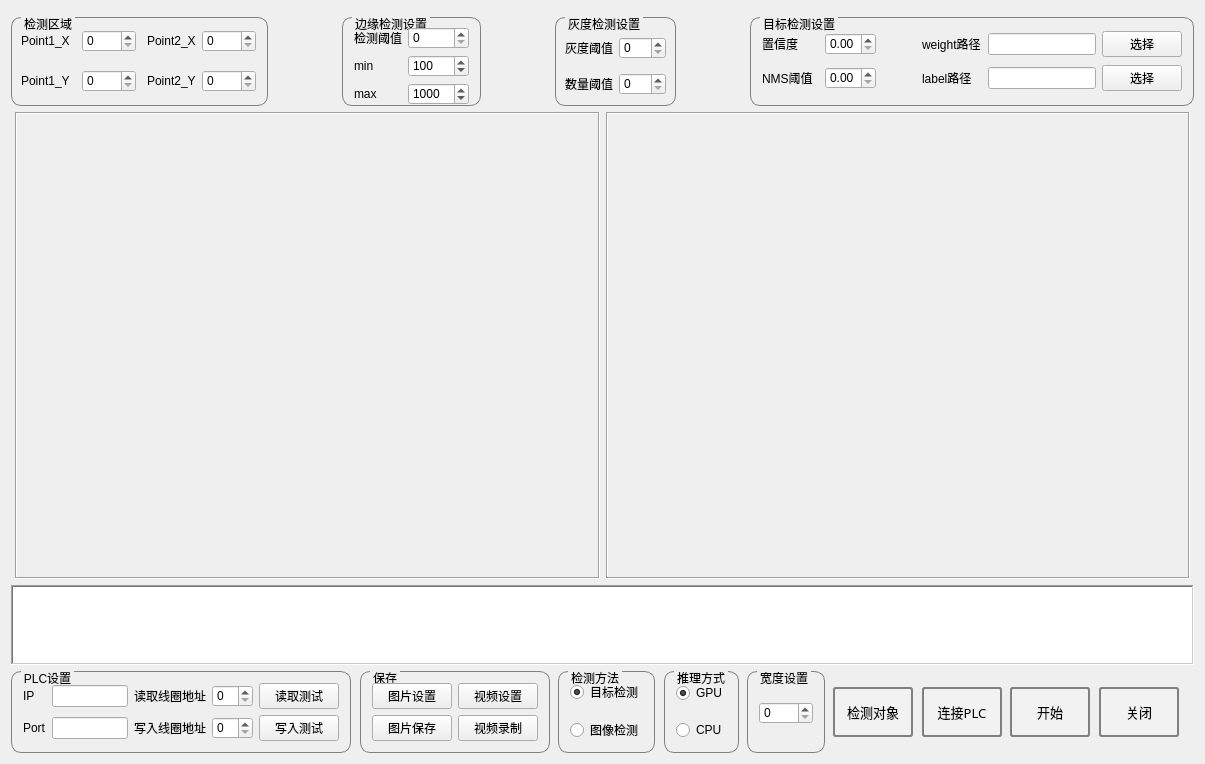
<?xml version="1.0" encoding="UTF-8"?>
<ui version="4.0">
 <class>MainWindowClass</class>
 <widget class="QMainWindow" name="MainWindowClass">
  <property name="geometry">
   <rect>
    <x>0</x>
    <y>0</y>
    <width>1205</width>
    <height>764</height>
   </rect>
  </property>
  <property name="windowTitle">
   <string>MainWindow</string>
  </property>
  <widget class="QWidget" name="centralWidget">
   <layout class="QGridLayout" name="gridLayout">
    <item row="1" column="0">
     <widget class="QWidget" name="widget_4" native="true">
      <layout class="QVBoxLayout" name="verticalLayout_2" stretch="0,10,0,0">
       <property name="leftMargin">
        <number>0</number>
       </property>
       <property name="topMargin">
        <number>0</number>
       </property>
       <property name="rightMargin">
        <number>0</number>
       </property>
       <property name="bottomMargin">
        <number>0</number>
       </property>
       <item>
        <widget class="QWidget" name="widget" native="true">
         <layout class="QHBoxLayout" name="horizontalLayout">
          <property name="spacing">
           <number>0</number>
          </property>
          <property name="leftMargin">
           <number>0</number>
          </property>
          <property name="topMargin">
           <number>0</number>
          </property>
          <property name="rightMargin">
           <number>0</number>
          </property>
          <property name="bottomMargin">
           <number>0</number>
          </property>
          <item>
           <widget class="QGroupBox" name="groupBox_3">
            <property name="styleSheet">
             <string notr="true">QGroupBox{
border-width:1px;
border-style:solid;
border-radius: 10px;
border-color:gray;
margin-top:3ex;
}
QGroupBox::title{
subcontrol-origin:margin;
subcontrol-position:top left;
left:10px;
margin-left:0px;
padding:0 1px;
}
</string>
            </property>
            <property name="title">
             <string>检测区域</string>
            </property>
            <layout class="QGridLayout" name="gridLayout_4">
             <property name="leftMargin">
              <number>9</number>
             </property>
             <property name="topMargin">
              <number>0</number>
             </property>
             <property name="bottomMargin">
              <number>0</number>
             </property>
             <item row="0" column="0" colspan="2">
              <widget class="QLabel" name="label_5">
               <property name="text">
                <string>Point1_X</string>
               </property>
              </widget>
             </item>
             <item row="0" column="3">
              <spacer name="horizontalSpacer_10">
               <property name="orientation">
                <enum>Qt::Horizontal</enum>
               </property>
               <property name="sizeHint" stdset="0">
                <size>
                 <width>5</width>
                 <height>20</height>
                </size>
               </property>
              </spacer>
             </item>
             <item row="0" column="4">
              <widget class="QLabel" name="label_8">
               <property name="text">
                <string>Point2_X</string>
               </property>
              </widget>
             </item>
             <item row="0" column="5">
              <widget class="QSpinBox" name="Point2_X">
               <property name="maximum">
                <number>1280</number>
               </property>
              </widget>
             </item>
             <item row="0" column="2">
              <widget class="QSpinBox" name="Point1_X">
               <property name="maximum">
                <number>1280</number>
               </property>
              </widget>
             </item>
             <item row="1" column="0">
              <widget class="QLabel" name="label_6">
               <property name="text">
                <string>Point1_Y</string>
               </property>
              </widget>
             </item>
             <item row="1" column="4">
              <widget class="QLabel" name="label_10">
               <property name="text">
                <string>Point2_Y</string>
               </property>
              </widget>
             </item>
             <item row="1" column="5">
              <widget class="QSpinBox" name="Point2_Y">
               <property name="maximum">
                <number>960</number>
               </property>
              </widget>
             </item>
             <item row="1" column="2">
              <widget class="QSpinBox" name="Point1_Y">
               <property name="maximum">
                <number>960</number>
               </property>
              </widget>
             </item>
            </layout>
           </widget>
          </item>
          <item>
           <spacer name="horizontalSpacer_3">
            <property name="orientation">
             <enum>Qt::Horizontal</enum>
            </property>
            <property name="sizeHint" stdset="0">
             <size>
              <width>40</width>
              <height>20</height>
             </size>
            </property>
           </spacer>
          </item>
          <item>
           <widget class="QGroupBox" name="groupBox_4">
            <property name="styleSheet">
             <string notr="true">QGroupBox{
border-width:1px;
border-style:solid;
border-radius: 10px;
border-color:gray;
margin-top:3ex;
}
QGroupBox::title{
subcontrol-origin:margin;
subcontrol-position:top left;
left:10px;
margin-left:0px;
padding:0 1px;
}
</string>
            </property>
            <property name="title">
             <string>边缘检测设置</string>
            </property>
            <layout class="QGridLayout" name="gridLayout_6">
             <property name="topMargin">
              <number>9</number>
             </property>
             <property name="bottomMargin">
              <number>0</number>
             </property>
             <item row="1" column="2">
              <widget class="QSpinBox" name="sizeBoxMin">
               <property name="maximum">
                <number>1000</number>
               </property>
               <property name="value">
                <number>100</number>
               </property>
              </widget>
             </item>
             <item row="2" column="2">
              <widget class="QSpinBox" name="sizeBoxMax">
               <property name="minimum">
                <number>100</number>
               </property>
               <property name="maximum">
                <number>10000</number>
               </property>
               <property name="value">
                <number>1000</number>
               </property>
              </widget>
             </item>
             <item row="0" column="0" colspan="2">
              <widget class="QLabel" name="label_11">
               <property name="text">
                <string>检测阈值</string>
               </property>
              </widget>
             </item>
             <item row="1" column="0">
              <widget class="QLabel" name="label_13">
               <property name="text">
                <string>min</string>
               </property>
              </widget>
             </item>
             <item row="0" column="2">
              <widget class="QSpinBox" name="threshold_value">
               <property name="maximum">
                <number>255</number>
               </property>
              </widget>
             </item>
             <item row="2" column="0">
              <widget class="QLabel" name="label_14">
               <property name="text">
                <string>max</string>
               </property>
              </widget>
             </item>
            </layout>
           </widget>
          </item>
          <item>
           <spacer name="horizontalSpacer_11">
            <property name="orientation">
             <enum>Qt::Horizontal</enum>
            </property>
            <property name="sizeHint" stdset="0">
             <size>
              <width>40</width>
              <height>20</height>
             </size>
            </property>
           </spacer>
          </item>
          <item>
           <widget class="QGroupBox" name="groupBox_2">
            <property name="styleSheet">
             <string notr="true">QGroupBox{
border-width:1px;
border-style:solid;
border-radius: 10px;
border-color:gray;
margin-top:0.5ex;
}
QGroupBox::title{
subcontrol-origin:margin;
subcontrol-position:top left;
left:10px;
bottom:5px
margin-left:0px;
padding:0 1px;
}
</string>
            </property>
            <property name="title">
             <string>灰度检测设置</string>
            </property>
            <layout class="QGridLayout" name="gridLayout_3">
             <property name="leftMargin">
              <number>9</number>
             </property>
             <property name="topMargin">
              <number>11</number>
             </property>
             <property name="rightMargin">
              <number>9</number>
             </property>
             <property name="bottomMargin">
              <number>0</number>
             </property>
             <item row="0" column="0">
              <widget class="QLabel" name="label">
               <property name="text">
                <string>灰度阈值</string>
               </property>
              </widget>
             </item>
             <item row="0" column="1">
              <widget class="QSpinBox" name="grayBox">
               <property name="maximum">
                <number>255</number>
               </property>
              </widget>
             </item>
             <item row="1" column="0">
              <widget class="QLabel" name="label_2">
               <property name="text">
                <string>数量阈值</string>
               </property>
              </widget>
             </item>
             <item row="1" column="1">
              <widget class="QSpinBox" name="numBox"/>
             </item>
            </layout>
           </widget>
          </item>
          <item>
           <spacer name="horizontalSpacer_15">
            <property name="orientation">
             <enum>Qt::Horizontal</enum>
            </property>
            <property name="sizeHint" stdset="0">
             <size>
              <width>40</width>
              <height>20</height>
             </size>
            </property>
           </spacer>
          </item>
          <item>
           <widget class="QGroupBox" name="groupBox_6">
            <property name="sizePolicy">
             <sizepolicy hsizetype="Preferred" vsizetype="Preferred">
              <horstretch>0</horstretch>
              <verstretch>0</verstretch>
             </sizepolicy>
            </property>
            <property name="focusPolicy">
             <enum>Qt::NoFocus</enum>
            </property>
            <property name="contextMenuPolicy">
             <enum>Qt::DefaultContextMenu</enum>
            </property>
            <property name="styleSheet">
             <string notr="true">QGroupBox{
border-width:1px;
border-style:solid;
border-radius: 10px;
border-color:gray;
margin-top:3ex;
}
QGroupBox::title{
subcontrol-origin:margin;
subcontrol-position:top left;
left:10px;
margin-left:0px;
padding:0 1px;
}
</string>
            </property>
            <property name="title">
             <string>目标检测设置</string>
            </property>
            <property name="checkable">
             <bool>false</bool>
            </property>
            <layout class="QGridLayout" name="gridLayout_8">
             <item row="0" column="6">
              <widget class="QLabel" name="label_17">
               <property name="text">
                <string>weight路径</string>
               </property>
              </widget>
             </item>
             <item row="1" column="2">
              <widget class="QDoubleSpinBox" name="iouThreshold">
               <property name="maximum">
                <double>1.000000000000000</double>
               </property>
               <property name="stepType">
                <enum>QAbstractSpinBox::AdaptiveDecimalStepType</enum>
               </property>
              </widget>
             </item>
             <item row="1" column="0">
              <widget class="QLabel" name="label_16">
               <property name="text">
                <string>NMS阈值</string>
               </property>
              </widget>
             </item>
             <item row="1" column="6">
              <widget class="QLabel" name="label_18">
               <property name="text">
                <string>label路径</string>
               </property>
              </widget>
             </item>
             <item row="0" column="8">
              <widget class="QPushButton" name="weightChoose">
               <property name="text">
                <string>选择</string>
               </property>
              </widget>
             </item>
             <item row="1" column="8">
              <widget class="QPushButton" name="labelChoose">
               <property name="text">
                <string>选择</string>
               </property>
              </widget>
             </item>
             <item row="0" column="0" colspan="2">
              <widget class="QLabel" name="label_15">
               <property name="text">
                <string>置信度</string>
               </property>
              </widget>
             </item>
             <item row="0" column="2">
              <widget class="QDoubleSpinBox" name="confThreshold">
               <property name="decimals">
                <number>2</number>
               </property>
               <property name="maximum">
                <double>1.000000000000000</double>
               </property>
               <property name="stepType">
                <enum>QAbstractSpinBox::AdaptiveDecimalStepType</enum>
               </property>
              </widget>
             </item>
             <item row="1" column="7">
              <widget class="QLineEdit" name="labelChose_2"/>
             </item>
             <item row="0" column="3">
              <spacer name="horizontalSpacer_16">
               <property name="orientation">
                <enum>Qt::Horizontal</enum>
               </property>
               <property name="sizeHint" stdset="0">
                <size>
                 <width>40</width>
                 <height>20</height>
                </size>
               </property>
              </spacer>
             </item>
             <item row="0" column="7">
              <widget class="QLineEdit" name="weightChose_2"/>
             </item>
            </layout>
           </widget>
          </item>
          <item>
           <widget class="QWidget" name="widget_8" native="true">
            <layout class="QGridLayout" name="gridLayout_2">
             <property name="leftMargin">
              <number>0</number>
             </property>
             <property name="topMargin">
              <number>0</number>
             </property>
             <property name="rightMargin">
              <number>0</number>
             </property>
             <property name="bottomMargin">
              <number>0</number>
             </property>
            </layout>
           </widget>
          </item>
         </layout>
        </widget>
       </item>
       <item>
        <widget class="QWidget" name="widget_2" native="true">
         <layout class="QHBoxLayout" name="horizontalLayout_2" stretch="1,1">
          <property name="leftMargin">
           <number>4</number>
          </property>
          <property name="topMargin">
           <number>0</number>
          </property>
          <property name="rightMargin">
           <number>4</number>
          </property>
          <property name="bottomMargin">
           <number>0</number>
          </property>
          <item>
           <widget class="QLabel" name="rawlabel">
            <property name="frameShape">
             <enum>QFrame::Box</enum>
            </property>
            <property name="frameShadow">
             <enum>QFrame::Sunken</enum>
            </property>
            <property name="text">
             <string/>
            </property>
           </widget>
          </item>
          <item>
           <widget class="QLabel" name="fanllabel">
            <property name="frameShape">
             <enum>QFrame::Box</enum>
            </property>
            <property name="frameShadow">
             <enum>QFrame::Sunken</enum>
            </property>
            <property name="text">
             <string/>
            </property>
           </widget>
          </item>
         </layout>
        </widget>
       </item>
       <item>
        <widget class="QTextEdit" name="textEdit">
         <property name="enabled">
          <bool>true</bool>
         </property>
         <property name="sizePolicy">
          <sizepolicy hsizetype="Ignored" vsizetype="Minimum">
           <horstretch>0</horstretch>
           <verstretch>0</verstretch>
          </sizepolicy>
         </property>
         <property name="maximumSize">
          <size>
           <width>16777215</width>
           <height>80</height>
          </size>
         </property>
         <property name="frameShape">
          <enum>QFrame::WinPanel</enum>
         </property>
         <property name="frameShadow">
          <enum>QFrame::Sunken</enum>
         </property>
         <property name="lineWidth">
          <number>1</number>
         </property>
         <property name="midLineWidth">
          <number>0</number>
         </property>
        </widget>
       </item>
       <item>
        <widget class="QWidget" name="widget_3" native="true">
         <layout class="QHBoxLayout" name="horizontalLayout_3">
          <property name="spacing">
           <number>0</number>
          </property>
          <property name="leftMargin">
           <number>0</number>
          </property>
          <property name="topMargin">
           <number>0</number>
          </property>
          <property name="rightMargin">
           <number>0</number>
          </property>
          <property name="bottomMargin">
           <number>0</number>
          </property>
          <item>
           <widget class="QGroupBox" name="groupBox_5">
            <property name="styleSheet">
             <string notr="true">QGroupBox{
border-width:1px;
border-style:solid;
border-radius: 10px;
border-color:gray;
margin-top:3ex;
}
QGroupBox::title{
subcontrol-origin:margin;
subcontrol-position:top left;
left:10px;
margin-left:0px;
padding:0 1px;
}
</string>
            </property>
            <property name="title">
             <string>PLC设置</string>
            </property>
            <layout class="QGridLayout" name="gridLayout_7">
             <item row="0" column="2">
              <widget class="QLineEdit" name="IP"/>
             </item>
             <item row="0" column="0">
              <widget class="QLabel" name="label_7">
               <property name="text">
                <string>IP</string>
               </property>
              </widget>
             </item>
             <item row="0" column="4">
              <widget class="QSpinBox" name="portBoxIN"/>
             </item>
             <item row="1" column="2">
              <widget class="QLineEdit" name="Port"/>
             </item>
             <item row="0" column="3">
              <widget class="QLabel" name="label_3">
               <property name="text">
                <string>读取线圈地址</string>
               </property>
              </widget>
             </item>
             <item row="0" column="5">
              <widget class="QPushButton" name="readButton">
               <property name="text">
                <string>读取测试</string>
               </property>
               <property name="iconSize">
                <size>
                 <width>8</width>
                 <height>16</height>
                </size>
               </property>
              </widget>
             </item>
             <item row="1" column="5">
              <widget class="QPushButton" name="writeButton">
               <property name="text">
                <string>写入测试</string>
               </property>
               <property name="iconSize">
                <size>
                 <width>8</width>
                 <height>16</height>
                </size>
               </property>
              </widget>
             </item>
             <item row="1" column="3">
              <widget class="QLabel" name="label_4">
               <property name="text">
                <string>写入线圈地址</string>
               </property>
              </widget>
             </item>
             <item row="1" column="0" colspan="2">
              <widget class="QLabel" name="label_9">
               <property name="text">
                <string>Port</string>
               </property>
              </widget>
             </item>
             <item row="1" column="4">
              <widget class="QSpinBox" name="portBoxOUT"/>
             </item>
            </layout>
           </widget>
          </item>
          <item>
           <spacer name="horizontalSpacer_17">
            <property name="orientation">
             <enum>Qt::Horizontal</enum>
            </property>
            <property name="sizeHint" stdset="0">
             <size>
              <width>40</width>
              <height>20</height>
             </size>
            </property>
           </spacer>
          </item>
          <item>
           <widget class="QGroupBox" name="groupBox_8">
            <property name="styleSheet">
             <string notr="true">QGroupBox{
border-width:1px;
border-style:solid;
border-radius: 10px;
border-color:gray;
margin-top:3ex;
}
QGroupBox::title{
subcontrol-origin:margin;
subcontrol-position:top left;
left:10px;
margin-left:0px;
padding:0 1px;
}
</string>
            </property>
            <property name="title">
             <string>保存</string>
            </property>
            <layout class="QGridLayout" name="gridLayout_5">
             <item row="0" column="1">
              <widget class="QPushButton" name="vedioSaveSet">
               <property name="text">
                <string>视频设置</string>
               </property>
              </widget>
             </item>
             <item row="0" column="0">
              <widget class="QPushButton" name="imageSaveSet">
               <property name="text">
                <string>图片设置</string>
               </property>
              </widget>
             </item>
             <item row="1" column="0">
              <widget class="QPushButton" name="imageSave">
               <property name="text">
                <string>图片保存</string>
               </property>
              </widget>
             </item>
             <item row="1" column="1">
              <widget class="QPushButton" name="vedioSave">
               <property name="text">
                <string>视频录制</string>
               </property>
              </widget>
             </item>
            </layout>
           </widget>
          </item>
          <item>
           <spacer name="horizontalSpacer_12">
            <property name="orientation">
             <enum>Qt::Horizontal</enum>
            </property>
            <property name="sizeHint" stdset="0">
             <size>
              <width>40</width>
              <height>20</height>
             </size>
            </property>
           </spacer>
          </item>
          <item>
           <widget class="QGroupBox" name="groupBox">
            <property name="styleSheet">
             <string notr="true">QGroupBox{
border-width:1px;
border-style:solid;
border-radius: 10px;
border-color:gray;
margin-top:3ex;
}
QGroupBox::title{
subcontrol-origin:margin;
subcontrol-position:top left;
left:10px;
margin-left:0px;
padding:0 1px;
}
</string>
            </property>
            <property name="title">
             <string>检测方法</string>
            </property>
            <layout class="QVBoxLayout" name="verticalLayout">
             <property name="topMargin">
              <number>0</number>
             </property>
             <property name="bottomMargin">
              <number>0</number>
             </property>
             <item>
              <widget class="QRadioButton" name="objectDetection">
               <property name="text">
                <string>目标检测</string>
               </property>
               <property name="checkable">
                <bool>true</bool>
               </property>
               <property name="checked">
                <bool>true</bool>
               </property>
              </widget>
             </item>
             <item>
              <widget class="QRadioButton" name="imageDetection">
               <property name="text">
                <string>图像检测</string>
               </property>
              </widget>
             </item>
            </layout>
           </widget>
          </item>
          <item>
           <spacer name="horizontalSpacer_7">
            <property name="orientation">
             <enum>Qt::Horizontal</enum>
            </property>
            <property name="sizeHint" stdset="0">
             <size>
              <width>40</width>
              <height>20</height>
             </size>
            </property>
           </spacer>
          </item>
          <item>
           <widget class="QGroupBox" name="groupBox_7">
            <property name="styleSheet">
             <string notr="true">QGroupBox{
border-width:1px;
border-style:solid;
border-radius: 10px;
border-color:gray;
margin-top:3ex;
}
QGroupBox::title{
subcontrol-origin:margin;
subcontrol-position:top left;
left:10px;
margin-left:0px;
padding:0 1px;
}
</string>
            </property>
            <property name="title">
             <string>推理方式</string>
            </property>
            <layout class="QVBoxLayout" name="verticalLayout_3">
             <property name="topMargin">
              <number>0</number>
             </property>
             <property name="bottomMargin">
              <number>0</number>
             </property>
             <item>
              <widget class="QRadioButton" name="GPU">
               <property name="text">
                <string>GPU</string>
               </property>
               <property name="checkable">
                <bool>true</bool>
               </property>
               <property name="checked">
                <bool>true</bool>
               </property>
              </widget>
             </item>
             <item>
              <widget class="QRadioButton" name="CPU">
               <property name="text">
                <string>CPU</string>
               </property>
              </widget>
             </item>
            </layout>
           </widget>
          </item>
          <item>
           <spacer name="horizontalSpacer_9">
            <property name="orientation">
             <enum>Qt::Horizontal</enum>
            </property>
            <property name="sizeHint" stdset="0">
             <size>
              <width>40</width>
              <height>20</height>
             </size>
            </property>
           </spacer>
          </item>
          <item>
           <widget class="QGroupBox" name="groupBox_9">
            <property name="autoFillBackground">
             <bool>false</bool>
            </property>
            <property name="styleSheet">
             <string notr="true">QGroupBox{
border-width:1px;
border-style:solid;
border-radius: 10px;
border-color:gray;
margin-top:3ex;
}
QGroupBox::title{
subcontrol-origin:margin;
subcontrol-position:top left;
left:10px;
margin-left:0px;
padding:0 1px;
}
</string>
            </property>
            <property name="title">
             <string>宽度设置</string>
            </property>
            <layout class="QVBoxLayout" name="verticalLayout_5">
             <property name="bottomMargin">
              <number>9</number>
             </property>
             <item>
              <widget class="QSpinBox" name="wideBox">
               <property name="maximumSize">
                <size>
                 <width>16777215</width>
                 <height>16777215</height>
                </size>
               </property>
               <property name="maximum">
                <number>2000</number>
               </property>
              </widget>
             </item>
            </layout>
           </widget>
          </item>
          <item>
           <spacer name="horizontalSpacer_19">
            <property name="orientation">
             <enum>Qt::Horizontal</enum>
            </property>
            <property name="sizeHint" stdset="0">
             <size>
              <width>40</width>
              <height>20</height>
             </size>
            </property>
           </spacer>
          </item>
          <item>
           <widget class="QPushButton" name="setupdialog">
            <property name="minimumSize">
             <size>
              <width>80</width>
              <height>50</height>
             </size>
            </property>
            <property name="font">
             <font>
              <family>Microsoft YaHei</family>
              <pointsize>10</pointsize>
              <weight>50</weight>
              <bold>false</bold>
             </font>
            </property>
            <property name="styleSheet">
             <string notr="true">
QPushButton {
	border: 2px solid gray; /* QPushButton边框的宽度、样式和颜色 */
	border-radius: 3px; /* 边框圆角 */
	background-color: #F2F2F2; /* 背景颜色 */
	font-family: &quot;Microsoft YaHei&quot;; /* 文本字体族 */
	font-size: 10pt; /* 文本字体大小 */
}
 
QPushButton:hover {	/* 鼠标悬浮在QPushButton上时的状态 */
	background-color: #298DFF;
	color: #F2F2F2;
}
 
QPushButton:checked { /* QPushButton可选中时的状态 */
	border: 1px solid #FF5242;
	background-color: #F2F2F2;
	color: #FF5242;
}
 
QPushButton:pressed { /* 鼠标按压在QPushButton上时的状态 */
	background-color: #257FE6;
}
 
QPushButton:checked:pressed { /* QPushButton处于可选中且鼠标按压在QPushButton上时的状态 */
	background-color: #F2F2F2;
}</string>
            </property>
            <property name="text">
             <string>检测对象</string>
            </property>
            <property name="iconSize">
             <size>
              <width>16</width>
              <height>16</height>
             </size>
            </property>
           </widget>
          </item>
          <item>
           <spacer name="horizontalSpacer_14">
            <property name="orientation">
             <enum>Qt::Horizontal</enum>
            </property>
            <property name="sizeHint" stdset="0">
             <size>
              <width>40</width>
              <height>20</height>
             </size>
            </property>
           </spacer>
          </item>
          <item>
           <widget class="QPushButton" name="connectPLC">
            <property name="minimumSize">
             <size>
              <width>80</width>
              <height>50</height>
             </size>
            </property>
            <property name="font">
             <font>
              <family>Microsoft YaHei</family>
              <pointsize>10</pointsize>
              <weight>50</weight>
              <bold>false</bold>
             </font>
            </property>
            <property name="styleSheet">
             <string notr="true">
QPushButton {
	border: 2px solid gray; /* QPushButton边框的宽度、样式和颜色 */
	border-radius: 3px; /* 边框圆角 */
	background-color: #F2F2F2; /* 背景颜色 */
	font-family: &quot;Microsoft YaHei&quot;; /* 文本字体族 */
	font-size: 10pt; /* 文本字体大小 */
}
 
QPushButton:hover {	/* 鼠标悬浮在QPushButton上时的状态 */
	background-color: #298DFF;
	color: #F2F2F2;
}
 
QPushButton:checked { /* QPushButton可选中时的状态 */
	border: 1px solid #FF5242;
	background-color: #F2F2F2;
	color: #FF5242;
}
 
QPushButton:pressed { /* 鼠标按压在QPushButton上时的状态 */
	background-color: #257FE6;
}
 
QPushButton:checked:pressed { /* QPushButton处于可选中且鼠标按压在QPushButton上时的状态 */
	background-color: #F2F2F2;
}</string>
            </property>
            <property name="text">
             <string>连接PLC</string>
            </property>
            <property name="iconSize">
             <size>
              <width>16</width>
              <height>16</height>
             </size>
            </property>
           </widget>
          </item>
          <item>
           <spacer name="horizontalSpacer_8">
            <property name="orientation">
             <enum>Qt::Horizontal</enum>
            </property>
            <property name="sizeHint" stdset="0">
             <size>
              <width>40</width>
              <height>20</height>
             </size>
            </property>
           </spacer>
          </item>
          <item>
           <widget class="QPushButton" name="startButton">
            <property name="enabled">
             <bool>true</bool>
            </property>
            <property name="minimumSize">
             <size>
              <width>80</width>
              <height>50</height>
             </size>
            </property>
            <property name="sizeIncrement">
             <size>
              <width>0</width>
              <height>0</height>
             </size>
            </property>
            <property name="baseSize">
             <size>
              <width>0</width>
              <height>0</height>
             </size>
            </property>
            <property name="font">
             <font>
              <family>Microsoft YaHei</family>
              <pointsize>10</pointsize>
              <weight>50</weight>
              <italic>false</italic>
              <bold>false</bold>
              <underline>false</underline>
              <kerning>true</kerning>
             </font>
            </property>
            <property name="mouseTracking">
             <bool>false</bool>
            </property>
            <property name="tabletTracking">
             <bool>false</bool>
            </property>
            <property name="focusPolicy">
             <enum>Qt::StrongFocus</enum>
            </property>
            <property name="contextMenuPolicy">
             <enum>Qt::DefaultContextMenu</enum>
            </property>
            <property name="styleSheet">
             <string notr="true">
QPushButton {
	border: 2px solid gray; /* QPushButton边框的宽度、样式和颜色 */
	border-radius: 3px; /* 边框圆角 */
	background-color: #F2F2F2; /* 背景颜色 */
	font-family: &quot;Microsoft YaHei&quot;; /* 文本字体族 */
	font-size: 10pt; /* 文本字体大小 */
}
 
QPushButton:hover {	/* 鼠标悬浮在QPushButton上时的状态 */
	background-color: #298DFF;
	color: #F2F2F2;
}
 
QPushButton:checked { /* QPushButton可选中时的状态 */
	border: 1px solid #FF5242;
	background-color: #F2F2F2;
	color: #FF5242;
}
 
QPushButton:pressed { /* 鼠标按压在QPushButton上时的状态 */
	background-color: #257FE6;
}
 
QPushButton:checked:pressed { /* QPushButton处于可选中且鼠标按压在QPushButton上时的状态 */
	background-color: #F2F2F2;
}</string>
            </property>
            <property name="text">
             <string>开始</string>
            </property>
            <property name="default">
             <bool>false</bool>
            </property>
           </widget>
          </item>
          <item>
           <spacer name="horizontalSpacer_13">
            <property name="orientation">
             <enum>Qt::Horizontal</enum>
            </property>
            <property name="sizeHint" stdset="0">
             <size>
              <width>40</width>
              <height>20</height>
             </size>
            </property>
           </spacer>
          </item>
          <item>
           <widget class="QPushButton" name="closeButton">
            <property name="minimumSize">
             <size>
              <width>80</width>
              <height>50</height>
             </size>
            </property>
            <property name="font">
             <font>
              <family>Microsoft YaHei</family>
              <pointsize>10</pointsize>
              <weight>50</weight>
              <bold>false</bold>
             </font>
            </property>
            <property name="styleSheet">
             <string notr="true">
QPushButton {
	border: 2px solid gray; /* QPushButton边框的宽度、样式和颜色 */
	border-radius: 3px; /* 边框圆角 */
	background-color: #F2F2F2; /* 背景颜色 */
	font-family: &quot;Microsoft YaHei&quot;; /* 文本字体族 */
	font-size: 10pt; /* 文本字体大小 */
}
 
QPushButton:hover {	/* 鼠标悬浮在QPushButton上时的状态 */
	background-color: #298DFF;
	color: #F2F2F2;
}
 
QPushButton:checked { /* QPushButton可选中时的状态 */
	border: 1px solid #FF5242;
	background-color: #F2F2F2;
	color: #FF5242;
}
 
QPushButton:pressed { /* 鼠标按压在QPushButton上时的状态 */
	background-color: #257FE6;
}
 
QPushButton:checked:pressed { /* QPushButton处于可选中且鼠标按压在QPushButton上时的状态 */
	background-color: #F2F2F2;
}</string>
            </property>
            <property name="text">
             <string>关闭</string>
            </property>
           </widget>
          </item>
          <item>
           <spacer name="horizontalSpacer_18">
            <property name="orientation">
             <enum>Qt::Horizontal</enum>
            </property>
            <property name="sizeHint" stdset="0">
             <size>
              <width>40</width>
              <height>20</height>
             </size>
            </property>
           </spacer>
          </item>
          <item>
           <widget class="QLabel" name="lightlabel">
            <property name="text">
             <string/>
            </property>
            <property name="pixmap">
             <pixmap resource="res.qrc">:/res/state_green_48.png</pixmap>
            </property>
           </widget>
          </item>
         </layout>
        </widget>
       </item>
      </layout>
     </widget>
    </item>
    <item row="0" column="0">
     <widget class="QWidget" name="widgetTitle" native="true">
      <widget class="QLabel" name="labTitle">
       <property name="geometry">
        <rect>
         <x>0</x>
         <y>0</y>
         <width>72</width>
         <height>15</height>
        </rect>
       </property>
       <property name="text">
        <string>TextLabel</string>
       </property>
      </widget>
     </widget>
    </item>
   </layout>
  </widget>
 </widget>
 <layoutdefault spacing="6" margin="11"/>
 <resources>
  <include location="res.qrc"/>
 </resources>
 <connections/>
</ui>
